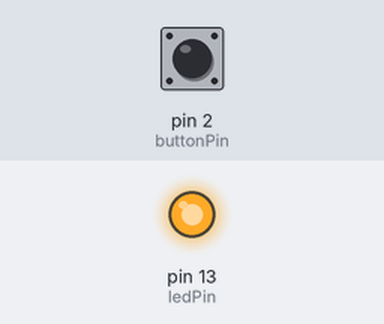
Bench run of a sketch on a simulated Arduino Uno, built with avr-gcc and run on an emulated ATmega328P. On the bench: output pins drawn as LEDs (lit = HIGH). Inputs (shaded band) come from the test bench; at power-on: pin 2 (buttonPin) HIGH.

Above: at 1.2 s.
1.3 s: pin 2 (buttonPin) pulled LOW for 0.15 s
At 1.37 s:
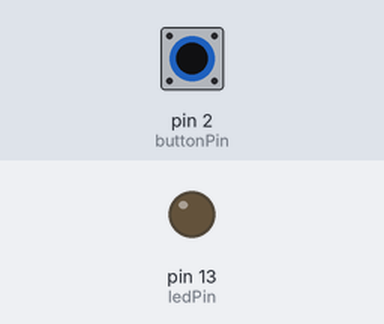
2.9 s: pin 2 (buttonPin) pulled LOW for 3.2 s
At 6.4 s:
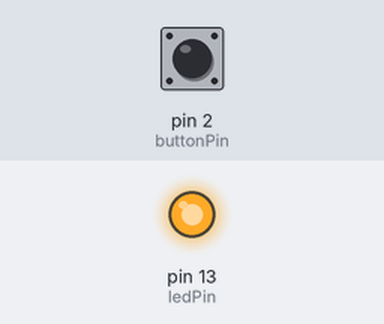
Timing chart, 0 to 7.9 s (numbered marks = the images above; inputs shaded):
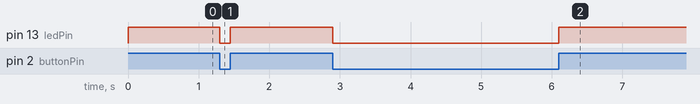

Measured:
- after the input at 1.3 s, pin 13 (ledPin): HIGH → LOW at once, → HIGH 0.15 s later
- after the input at 2.9 s, pin 13 (ledPin): HIGH → LOW at once, → HIGH 3.2 s later

The sketch:

ex4.ino
```cpp
int  buttonPin = 2;       //按鈕輸入接腳設定為2
int  ledPin = 13;         // LED燈接腳設定為13
int  buttonStatus;        //讀取按鈕狀態的變數
//按鈕及LED接腳輸出/輸入模式的設定
void setup() {
    pinMode(ledPin, OUTPUT);         //將LED接腳設為輸出模式
    pinMode(buttonPin, INPUT);        //將按鈕接腳設為輸入模式
}
//迴圈程式
void loop() {
    buttonStatus = digitalRead(buttonPin);   //讀取按鈕開關狀態值
  //檢查按鈕是否按下
    if ( buttonStatus == LOW)        //假如成立，按鈕狀態為HIGH
    {
        digitalWrite(ledPin,LOW);    //LED燈亮
    }
    else                             //否則，按鈕狀態為LOW
    {
        digitalWrite(ledPin,HIGH);          //LED燈暗
    }
}
```
